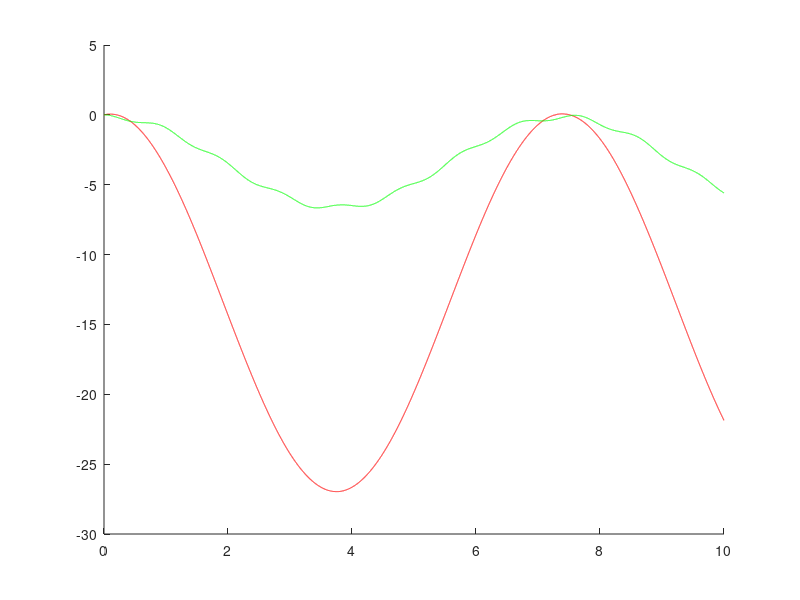

Write the MATLAB code that produced this figure.
clear
clc

M1=400;
M2=40;
m=10;
e=0.1;
k1=400;
k2=1300;
w=4000*pi/30; %omega
g=9.81;

Z1_0=0;
Z2_0=0;
Zp1_0=0;
Zp2_0=0;
X0=[Z1_0;Z2_0;Zp1_0;Zp2_0];

t0=0;
tf=10;
dt=0.05*pi/w; %faire étude stab + dépendance de omega
t=t0:dt:tf;
N=length(t);

X=zeros(4,N);
X(:,1)=X0;

b=m*e*w^2*sin(w*t)/(M1+m);


A=[    0          0          1          0;
       0          0          0          1;
   -k1/(M1+m) k1/(M1+m)      0          0;
     k1/M2   -(k1+k2)/M2     0          0];

B0=[0;0;-g;-g];

Q_Eul_exp=(eye(4)+dt*A);
Q_Eul_imp=(eye(4)-dt*A)^-1;

Q_crank_1=((eye(4)-0.5*dt*A)^-1);
Q_crank_2=(eye(4)+0.5*dt*A);

Q_crank=Q_crank_1*Q_crank_2;

schema="EulerExp";

if (schema=="EulerExp")
    for i=1:N-1
        B=B0;
        B(3)=B(3)+b(i);
        X(:,i+1)=Q_Eul_exp*X(:,i)+dt*(B);
    end
end

hold on
plot(t,X(1,:),'r')
plot(t,X(2,:),'g')